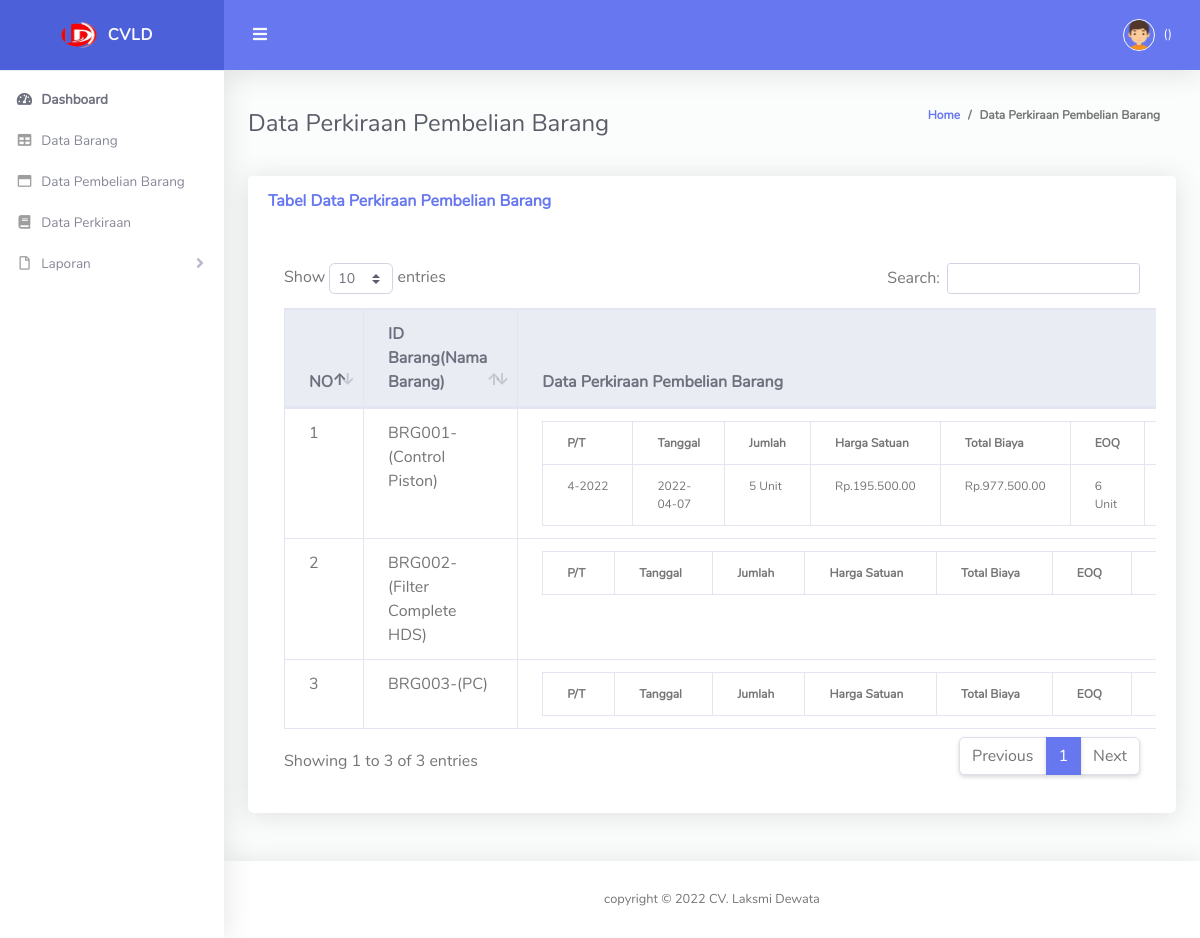
Screenshot of /dashboard_accounting.php?p=data_perkiraan with the database file from the repository.
### tables this page shows
CREATE TABLE `tbl_barang` (
  `id_barang` varchar(50) NOT NULL,
  `nama_barang` varchar(50) NOT NULL,
  `satuan` varchar(50) NOT NULL,
  `stok_awal` varchar(50) NOT NULL,
  `stok_akhir` varchar(50) NOT NULL
);

CREATE TABLE `tbl_perkiraan` (
  `id_perkiraan` int(11) NOT NULL,
  `id_pembelian` varchar(50) NOT NULL,
  `id_barang` varchar(50) NOT NULL,
  `satuan` varchar(50) NOT NULL,
  `jumlah` varchar(50) NOT NULL,
  `harga_satuan` varchar(50) NOT NULL,
  `total_biaya` varchar(50) NOT NULL,
  `periode` varchar(50) NOT NULL,
  `tahun` varchar(50) NOT NULL,
  `tanggal` varchar(50) NOT NULL,
  `eoq` varchar(50) NOT NULL,
  `frekuensi` varchar(50) NOT NULL,
  `rop` varchar(50) NOT NULL
);

### Accounting/data_perkiraan.php (the view, shortened to what this page needs)
  <div class="container-fluid" id="container-wrapper">
    <div class="d-sm-flex align-items-center justify-content-between mb-4">
      <h2 class="h4 mb-0 text-gray-800">Data Perkiraan Pembelian Barang</h2>
      <ol class="breadcrumb">
        <li class="breadcrumb-item"><a href="#">Home</a></li>
        <li class="breadcrumb-item active" aria-current="page">Data Perkiraan Pembelian Barang</li>
      </ol>
    </div>
    <div class="row mb-12">
      <div class="col-xl-12 col-md-6 mb-4">
         <div class="card mb-4">
          <div class="card-header py-3 d-flex flex-row align-items-center justify-content-between">
            <h6 class="m-0 font-weight-bold text-primary">Tabel Data Perkiraan Pembelian Barang</h6>
          </div>
          <div class="card-body">
            <div class="table-responsive p-3">
            <table class="table align-items-center table-hover table-bordered" id="dataTableHover">
              <thead class="thead-light">
                <tr>
                  <th>NO</th>
                  <th>ID Barang(Nama Barang)</th>
                  <th>Data Perkiraan Pembelian Barang</th>
                </tr>
              </thead>
              <tbody>
                <?php
                 include "koneksi.php";
                 $no=1;
                 $query_user="SELECT * FROM tbl_barang";
                 $sql_user=mysqli_query($connect, $query_user);
                 while ($data_user=mysqli_fetch_array($sql_user)) {
                ?>
                <tr>
                   <td><?php echo $no;?></td>
                   <td><?php echo $data_user['id_barang'];?>-(<?php echo $data_user['nama_barang'];?>)</td>
                <td>
                <table class="table table-bordered" style="font-size: 12px;">
                  <thead>
                    <tr>
                        <th>P/T</th>
                        <th>Tanggal</th>
                        <th>Jumlah</th>
                        <th>Harga Satuan</th>
                        <th>Total Biaya</th>
                        <th>EOQ</th>
                        <th>Frekuensi</th>
                    </tr>
                  </thead>
                      <tbody>
                      <?php
                      include "koneksi.php";
                      $query="SELECT * FROM tbl_perkiraan WHERE id_barang='".$data_user['id_barang']."'";
                      $sql=mysqli_query($connect, $query);
                      while ($data=mysqli_fetch_array($sql)) {
                      ?>
                      <tr>
                        <td><?php echo $data['periode'];?>-<?php echo $data['tahun'];?></td>
                        <td><?php echo $data['tanggal'];?></td>
                        <td><?php echo $data['jumlah'];?> <?php echo $data['satuan'];?></td>
                        <td><?php
                          $stok= $data['harga_satuan'];
                          echo "Rp.".number_format($stok, 2, ".", ".");
                          ?>
                        </td>
                        <td><?php
                          $ttl= $data['total_biaya'];
                          echo "Rp.".number_format($ttl, 2, ".", ".");
                          ?>
                        </td>
                        <td><?php echo $data['eoq'];?> <?php echo $data['satuan'];?></td>
                        <td><?php echo $data['frekuensi'].' Kali';?></td>
                      </tr>
                    <?php }?>
                  </tbody>
                </table>
                </td>
                </tr>
                <?php $no++;}
                ?>
              </tbody>
            </table>
          </div>
        </div>
      </div>
    </div>
  </div>
</div>

### rows the page displays
tbl_barang: id_barang "BRG001", nama_barang "Control Piston"
tbl_perkiraan: periode "4", tahun "2022", tanggal "2022-04-07", jumlah "5", satuan "Unit", harga_satuan "195.500.00", total_biaya "977.500.00", eoq "6"
tbl_barang: id_barang "BRG002", nama_barang "Filter Complete HDS"
tbl_barang: id_barang "BRG003", nama_barang "PC"
